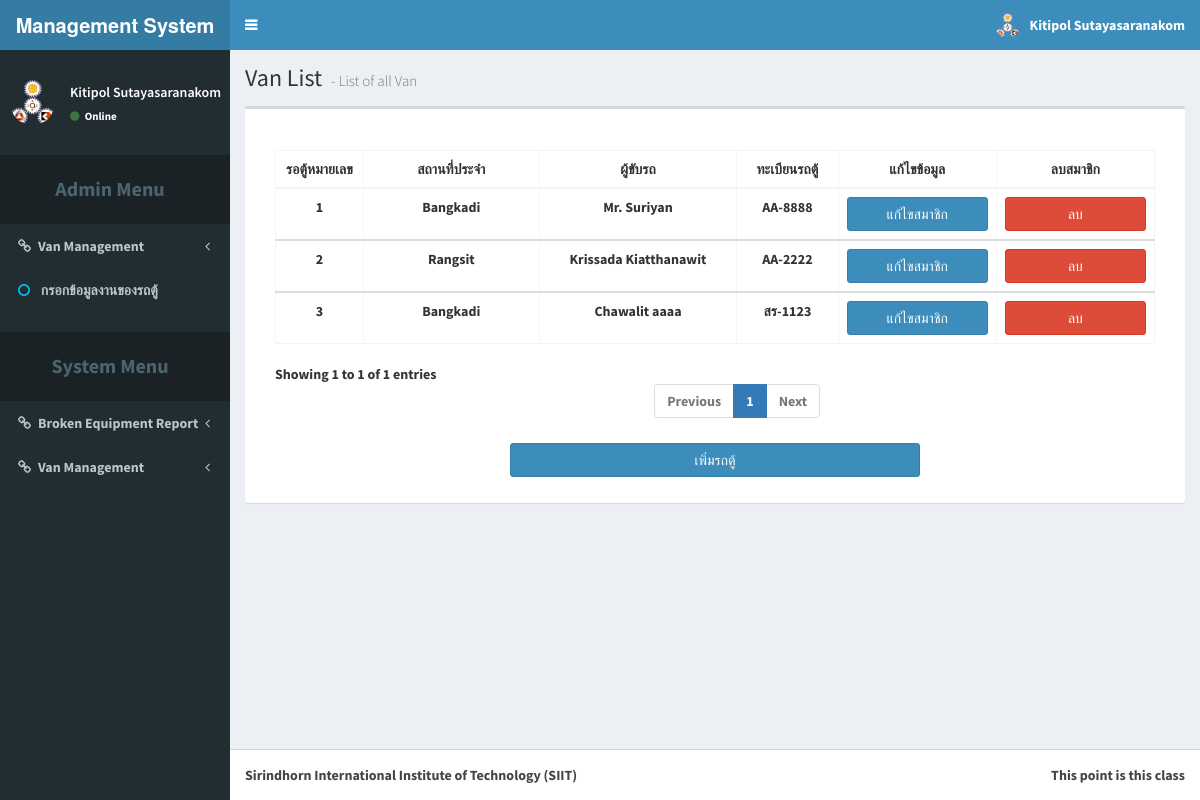
/admin.php (signed in), run on the app's committed database.
### tables this page shows
CREATE TABLE `van` (
  `van_no` int(11) NOT NULL AUTO_INCREMENT,
  `location` varchar(255) NOT NULL DEFAULT 'Rangsit',
  `status` varchar(255) NOT NULL DEFAULT 'Free',
  `driver_no` int(11) NOT NULL COMMENT 'driver_no = memer_no (membr table)',
  `current_location` varchar(255) NOT NULL DEFAULT 'Rangsit',
  `request_by` varchar(255) NOT NULL DEFAULT 'No requested',
  `van_license_plate` varchar(50) DEFAULT NULL,
  PRIMARY KEY (`van_no`)
);

CREATE TABLE `member` (
  `member_id` int(11) NOT NULL AUTO_INCREMENT,
  `full_name` varchar(255) DEFAULT NULL,
  `username` varchar(255) DEFAULT NULL,
  `password` varchar(255) DEFAULT NULL,
  `email` varchar(255) DEFAULT NULL,
  `member_tier` varchar(255) DEFAULT 'Normal User',
  `member_tele` varchar(50) NOT NULL,
  `member_pic` varchar(255) NOT NULL DEFAULT 'resource/profile_picture/user2-160x160.gif',
  PRIMARY KEY (`member_id`)
);

### admin.php (the view, shortened to what the rows shown need)
<!DOCTYPE html>
<?php
require_once('connect.php');
?>
<html>
<head>
  <link rel="stylesheet" href="bootstrap/css/bootstrap.css">
  <link rel="stylesheet" href="https://cdnjs.cloudflare.com/ajax/libs/font-awesome/4.5.0/css/font-awesome.min.css">
  <link rel="stylesheet" href="https://cdnjs.cloudflare.com/ajax/libs/ionicons/2.0.1/css/ionicons.min.css">
  <link rel="stylesheet" href="dist/css/AdminLTE.css">
  <link rel="stylesheet" href="dist/css/skins/skin-blue.css">
  <link rel="stylesheet" href="plugins/datepicker/datepicker3.css">
  <link rel="stylesheet" href="plugins/timepicker/bootstrap-timepicker.css">
</head>
<body class="hold-transition skin-blue sidebar-mini">
<div class="wrapper">
  <div class="content-wrapper">
    <section class="content-header">
      <?php
        if($_GET['mode'] == 0){
      ?>
        <h1>
        Van List
        <small>- List of all Van</small>
        </h1>
      <?php
        }else if($_GET['mode'] == 1){
      ?>
        <h1>
        User List
        <small>- List of all users </small>
        </h1>
      <?php
      }else if($_GET['mode'] == 2){
      ?>
        <h1>
        Week Scheduel Assign
        <small>- โปรดเลือกรถตู้เพื่อจ่ายงาน </small>
        </h1>
      <?php
        }
      ?>
    </section>
    <section class="content">
      <?php
        if($_GET['mode'] == 0){
      ?>
      <div class="box" style="padding-bottom:30px;padding-left:30px;padding-right:30px;padding-bottom:60px">
        <table id="example2" class="table table-bordered table-hover" style="width:100%;margin-top:40px" align="center">
        <thead>
        <tr>
        <td style="text-align:center;width:10%">รอตู้หมายเลข</td>
        <td style="text-align:center;width:20%">สถานที่ประจำ</td>
        <td style="text-align:center">ผู้ขับรถ</td>
        <td style="text-align:center">ทะเบียนรถตู้</td>
        <td style="text-align:center">แก้ไขข้อมูล</td>
        <td style="text-align:center">ลบสมาชิก</td>
        </tr>
      </thead>
      <?php
      $q = 'SELECT * FROM van, driver, member WHERE van.driver_no = driver.driver_no AND
                                                    driver.member_id = member.member_id;';
      $res = $db -> query($q);
      while($row = $res -> fetch_array()){
      ?>
      <tbody>
          <tr>
          <td style="text-align:center"><?php echo $row['van_no']; ?></td>
          <td style="text-align:center"><?php echo $row['location']; ?></td>
          <td style="text-align:center"><?php echo $row['full_name']; ?></td>
          <td style="text-align:center"><?php echo $row['van_license_plate']; ?></td>
          <td style="text-align:center;width:18%;">
            <form id="prof_form" action="profile.php" method="post">
                <input type="submit" class="btn btn-block btn-primary" value="แก้ไขสมาชิก">
            </form>
          </td>
          <th style="text-align:center;width:18%;">
            <form action="delete.php" method="post">
              <button type="submit" class="btn btn-block btn-danger">
                ลบ
              </button>
            </form>
          </th>
          </tr>
      </tbody>
      <?php
      }
      ?>
      </table>
    </div>
      <?php
        }else if($_GET['mode'] == 1){
      ?>
        <div class="box" style="paddin-top:30px;padding-bottom:30px;padding-left:30px;padding-right:30px;padding-bottom:20px">
          <div class="col-sm-3"></div>
          <div class="col-sm-5" style="margin-top:20px">
            <div class="input-group date">
                <div class="input-group-addon">
                  <label>ค้นหาจาก User ผู้ใช้</label>
                </div>
                <form action="admin.php?mode=1" method="post" id="search_user">
                  <input type="text" name="user_search" class="form-control pull-right" placeholder="โปรดใส่ Username">
                </form>
                <form action="admin.php?mode=1" method="post" id="reset_search"></form>
            </div>
          </div>
          <button style="margin-top:20px" type="submit" class="btn btn-primary" form="search_user">Submit</button>
          <button style="margin-top:20px" type="submit" class="btn btn-danger" form="reset_search">Reset</button>
          <table id="example2" class="table table-bordered table-hover" style="width:100%;margin-top:20px" align="center">
            <thead>
              <tr>
                <td style="text-align:center;width:10%">ไอดีสมาชิก</td>
                <td style="text-align:center;width:20%">Username</td>
                <td style="text-align:center;width:20%">E-mail</td>
                <td style="text-align:center;width:20%">ตำแหน่ง</td>
                <td style="text-align:center;width:20%">แก้ไขข้อมูล</td>
                <td style="text-align:center;width:20%">ลบสมาชิก</td>
              </tr>
            </thead>
            <?php
              if(isset($_POST['user_search'])){
                $q = 'SELECT * FROM member WHERE username LIKE "%'.$_POST['user_search'].'%";';
              }else{
                $q = 'SELECT * FROM member';
              }
              $res = $db -> query($q);
              while($row = $res -> fetch_array()){
            ?>
            <tr>
              <td style="text-align:center"><?php echo $row['member_id']; ?></td>
              <td style="text-align:center"><?php echo $row['username']; ?></td>
              <td style="text-align:center"><?php echo $row['email']; ?></td>
              <td style="text-align:center"><?php echo $row['member_tier']; ?></td>
              <td style="text-align:center">
                <form id="prof_form" action="profile.php" method="post">
                    <input type="hidden" name="mode" value=0 >
                    <input type="hidden" name="id" value=<?php echo $row['member_id']; ?> >
                    <input type="hidden" name="full_name" value="<?php echo $row['full_name']; ?>" >
                    <input type="hidden" name="username" value=<?php echo $row['username']; ?> >
                    <input type="hidden" name="password" value=<?php echo $row['password']; ?> >
                    <input type="hidden" name="email" value=<?php echo $row['email']; ?> >
                    <input type="hidden" name="user_tier" value="<?php echo $row['member_tier']; ?>" >
                    <input type="submit" class="btn btn-block btn-primary" value="แก้ไขข้อมูล">
                </form>
              </td>
              <th style="text-align:center;width:18%;">
                <form action="delete.php" method="post">
                  <input type="hidden" name="mode" value=0 >
                  <input type="hidden" name="id" value=<?php echo $row['member_id'];?>>
                  <button type="submit" class="btn btn-block btn-danger">
                    ลบ
                  </button>
                </form>
              </th>
            </tr>
            <?php
              }
            ?>
          </table>
        </div>
      <?php
        }else if($_GET['mode'] == 2){
      ?>
          <div class="box box-danger">
            <div class="box-header" style="padding-left:2%;padding-right:2%;">
              <h3 class="box-title" style="margin-top:1%"><b>Weekly Assign</b></h3>
              <hr>
            </div>
            <div class="box-body" style="padding-top:0px">
              <div class="box-body" style="padding-top:0px">
                <form action="confirm.php" method="post" id="request_form">
                  <input type="hidden" name="mode" value=12>
                <div class="form-group col-md-12">
                  <div class="col-md-2" style="padding-top:0.5%">
                    Start Date (เริ่มวันที่)
                  </div>
                  <div class="col-md-4" style="padding-left:0">
                    <div class="input-group date">
                        <div class="input-group-addon">
                          <i class="fa fa-calendar"></i>
                        </div>
                          <input type="text" name="start_date" class="form-control pull-right" id="datepicker" required>
                    </div>
                  </div>
                  <div class="col-md-2" style="padding-top:0.5%">
                    End Date (จบวันที่)
                  </div>
                  <div class="col-md-4" style="padding-left:0">
                    <div class="input-group date">
                        <div class="input-group-addon">
                          <i class="fa fa-calendar"></i>
                        </div>
                          <input type="text" name="end_date" class="form-control pull-right" id="datepicker2" required>
                    </div>
                  </div>
                </div>
                <div class="form-group col-md-12">
                  <div class="bootstrap-timepicker">
                    <div class="col-md-2" style="padding-top:0.5%">
                      <label>From (เวลาเริ่ม)</label>
                    </div>
                    <div class="col-md-4" style="padding-left:0">
                      <div class="input-group" style="margin-bottom:10px;">
                        <input type="text" name="from_time" class="form-control timepicker" required>
                        <div class="input-group-addon">
                          <i class="fa fa-clock-o"></i>
                        </div>
                      </div>
                    </div>
                  </div>
                  <div class="bootstrap-timepicker">
                    <div class="col-md-2" style="padding-top:0.5%">
                      <label>To (เวลาจบ)</label>
                    </div>
                    <div class="col-md-4" style="padding-left:0">
                      <div class="input-group" style="margin-bottom:10px;">
                        <input type="text" name="to_time" class="form-control timepicker" required>
                        <div class="input-group-addon">
                          <i class="fa fa-clock-o"></i>
                        </div>
                      </div>
                    </div>
                  </div>
                </div>
                <div class="form-group col-md-12">
                    <div class="col-md-2" style="padding-top:0.5%">
                      <label>Place to go (สถานที่)</label>
                    </div>
                    <div class="col-md-4" style="padding-left:0">
                      <input type="text" name="destination" class="form-control" placeholder="Please insert the place in this box" required></input>
                    </div>
                    <div class="col-md-2" style="padding-top:0.5%">
                      <label>Van No. (คันที่)</label>
                    </div>
                    <div class="col-md-4" style="padding-left:0">
                      <select class="form-control" name="assign_to" required>
                        <option selected disabled>Please Select The Van to assign the work</option>
                        <?php
                          $q = "SELECT * FROM van";
                          $res = $db -> query($q);
                          while($row = $res -> fetch_array()){
                        ?>
                          <option value=<?php echo $row['van_no']; ?>>Van Number <?php echo $row['van_no']; ?></option>
                        <?php
                          }
                        ?>
                      </select>
                    </div>
                </div>
                <div class="form-group col-md-12">
                  <div class="col-md-2" style="padding-top:0%">
                    <label>Description (รายละเอียด)</label>
                  </div>
                  <div class="col-md-10" style="padding-left:0">
                    <input type="text" name="description" class="form-control" placeholder="If have any comment please type"></input>
                  </div>
                </div>
              </div>
            </form>
                <div  class="col-md-3"></div>
                <div  class="col-md-6" style="padding-top:20px;padding-bottom:4%">
                  <button type="submit" class="btn btn-block btn-primary" form="request_form">Submit</button>
                </div>
            </div>
      <?php
        }
      ?>
    </section>
  </div>
</div>
</body>
</html>

### data on the page
van: van_no "1", location "Bangkadi", member.full_name "Mr. Suriyan", van_license_plate "AA-8888"
van: van_no "2", location "Rangsit", member.full_name "Krissada Kiatthanawit", van_license_plate "AA-2222"
van: van_no "3", location "Bangkadi", member.full_name "Chawalit aaaa", van_license_plate "สร-1123"

### other printed values
$_SESSION['fname'] "Kitipol Sutayasaranakom"
